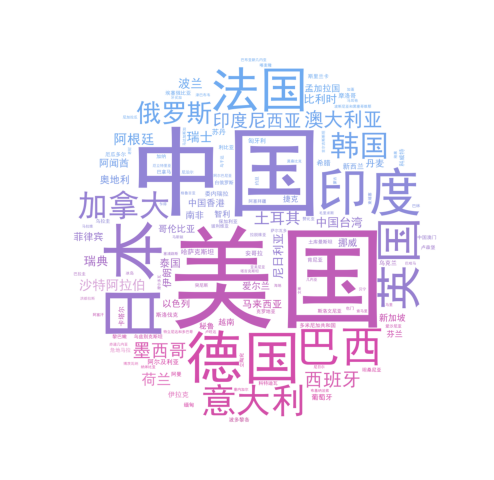

This figure's Python source:
import pandas as pd
import numpy as np
from PIL import Image
from wordcloud import WordCloud
from wordcloud import ImageColorGenerator
from matplotlib import pyplot as plt

data=pd.read_excel('./GDP.xlsx',sheet_name='2021',usecols=['国家/地区','GDP总量(人民币核算)'])
list_country=data['国家/地区'].tolist()
list_gdp=data['GDP总量(人民币核算)'].tolist()
dic=dict(zip(list_country,list_gdp))

font=r'C:\Windows\Fonts\simhei.ttf'
MASK=np.array(Image.open('./背景图层.png'))
img_col=ImageColorGenerator(MASK)
wordcloud=WordCloud(background_color='white',scale=1,max_words=300,max_font_size=300,min_font_size=10,font_path=font,mask=MASK,mode='RGB').generate_from_frequencies(dic)
plt.imshow(wordcloud.recolor(color_func=img_col),alpha=1)
plt.axis('off')
plt.show()
